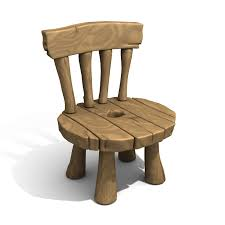
#> input picture chair.jpg, 225 x 225 px
$ python task1-1.py
#> lines starting #> are read from the running program, lines starting #| are printed output that depends on the picture
from cv2 import cv2

img = cv2.imread("chair.jpg")
#> img is the input picture: shape (225, 225, 3); mean B, G, R 204, 212.7, 219.3
gray = cv2.cvtColor(img,cv2.COLOR_BGR2GRAY)
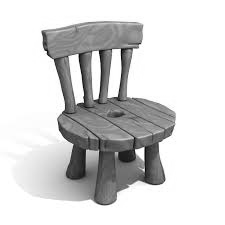
#> gray: shape (225, 225); min 2, max 255, mean 213.7

width, height = gray.shape
#> width = 225; height = 225
upper_left = (width // 4, height // 4)
#> upper_left = (56, 56)
bottom_right = (width * 3 // 4, height * 3 // 4)
#> bottom_right = (168, 168)
cv2.rectangle(img,upper_left,bottom_right, (0,0,255) , -1)
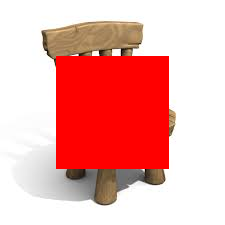
#> img: shape (225, 225, 3); mean B, G, R 170.9, 174.1, 240.9


cv2.imshow("Gray image",gray)
cv2.imshow("squared img",img)


cv2.waitKey(0)
cv2.destroyAllWindows()
